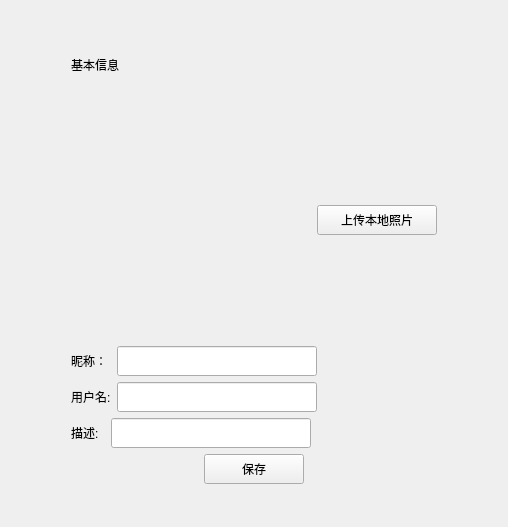
<?xml version="1.0" encoding="UTF-8"?>
<ui version="4.0">
 <class>UserInfoPage</class>
 <widget class="QWidget" name="UserInfoPage">
  <property name="geometry">
   <rect>
    <x>0</x>
    <y>0</y>
    <width>508</width>
    <height>527</height>
   </rect>
  </property>
  <property name="windowTitle">
   <string>Form</string>
  </property>
  <layout class="QHBoxLayout" name="horizontalLayout_6">
   <item>
    <spacer name="horizontalSpacer_4">
     <property name="orientation">
      <enum>Qt::Horizontal</enum>
     </property>
     <property name="sizeHint" stdset="0">
      <size>
       <width>40</width>
       <height>20</height>
      </size>
     </property>
    </spacer>
   </item>
   <item>
    <layout class="QVBoxLayout" name="verticalLayout_2">
     <property name="leftMargin">
      <number>5</number>
     </property>
     <property name="topMargin">
      <number>5</number>
     </property>
     <property name="rightMargin">
      <number>5</number>
     </property>
     <property name="bottomMargin">
      <number>5</number>
     </property>
     <item>
      <spacer name="verticalSpacer_3">
       <property name="orientation">
        <enum>Qt::Vertical</enum>
       </property>
       <property name="sizeType">
        <enum>QSizePolicy::Fixed</enum>
       </property>
       <property name="sizeHint" stdset="0">
        <size>
         <width>20</width>
         <height>40</height>
        </size>
       </property>
      </spacer>
     </item>
     <item>
      <widget class="QLabel" name="label_4">
       <property name="text">
        <string>基本信息</string>
       </property>
      </widget>
     </item>
     <item>
      <spacer name="verticalSpacer_4">
       <property name="orientation">
        <enum>Qt::Vertical</enum>
       </property>
       <property name="sizeType">
        <enum>QSizePolicy::Fixed</enum>
       </property>
       <property name="sizeHint" stdset="0">
        <size>
         <width>20</width>
         <height>40</height>
        </size>
       </property>
      </spacer>
     </item>
     <item>
      <layout class="QHBoxLayout" name="horizontalLayout">
       <item>
        <widget class="QLabel" name="head_lb">
         <property name="minimumSize">
          <size>
           <width>200</width>
           <height>200</height>
          </size>
         </property>
         <property name="maximumSize">
          <size>
           <width>200</width>
           <height>200</height>
          </size>
         </property>
         <property name="text">
          <string/>
         </property>
        </widget>
       </item>
       <item>
        <spacer name="horizontalSpacer_6">
         <property name="orientation">
          <enum>Qt::Horizontal</enum>
         </property>
         <property name="sizeType">
          <enum>QSizePolicy::Fixed</enum>
         </property>
         <property name="sizeHint" stdset="0">
          <size>
           <width>40</width>
           <height>20</height>
          </size>
         </property>
        </spacer>
       </item>
       <item>
        <widget class="QPushButton" name="up_btn">
         <property name="minimumSize">
          <size>
           <width>120</width>
           <height>30</height>
          </size>
         </property>
         <property name="maximumSize">
          <size>
           <width>120</width>
           <height>30</height>
          </size>
         </property>
         <property name="text">
          <string>上传本地照片</string>
         </property>
        </widget>
       </item>
      </layout>
     </item>
     <item>
      <spacer name="verticalSpacer_2">
       <property name="orientation">
        <enum>Qt::Vertical</enum>
       </property>
       <property name="sizeType">
        <enum>QSizePolicy::Fixed</enum>
       </property>
       <property name="sizeHint" stdset="0">
        <size>
         <width>20</width>
         <height>20</height>
        </size>
       </property>
      </spacer>
     </item>
     <item>
      <layout class="QHBoxLayout" name="horizontalLayout_2">
       <item>
        <widget class="QLabel" name="label">
         <property name="text">
          <string>昵称： </string>
         </property>
        </widget>
       </item>
       <item>
        <widget class="QLineEdit" name="nick_ed">
         <property name="minimumSize">
          <size>
           <width>200</width>
           <height>30</height>
          </size>
         </property>
         <property name="maximumSize">
          <size>
           <width>200</width>
           <height>30</height>
          </size>
         </property>
        </widget>
       </item>
       <item>
        <spacer name="horizontalSpacer">
         <property name="orientation">
          <enum>Qt::Horizontal</enum>
         </property>
         <property name="sizeHint" stdset="0">
          <size>
           <width>40</width>
           <height>20</height>
          </size>
         </property>
        </spacer>
       </item>
      </layout>
     </item>
     <item>
      <layout class="QHBoxLayout" name="horizontalLayout_3">
       <item>
        <widget class="QLabel" name="label_2">
         <property name="text">
          <string>用户名:</string>
         </property>
        </widget>
       </item>
       <item>
        <widget class="QLineEdit" name="name_ed">
         <property name="minimumSize">
          <size>
           <width>200</width>
           <height>30</height>
          </size>
         </property>
         <property name="maximumSize">
          <size>
           <width>200</width>
           <height>30</height>
          </size>
         </property>
        </widget>
       </item>
       <item>
        <spacer name="horizontalSpacer_2">
         <property name="orientation">
          <enum>Qt::Horizontal</enum>
         </property>
         <property name="sizeHint" stdset="0">
          <size>
           <width>40</width>
           <height>20</height>
          </size>
         </property>
        </spacer>
       </item>
      </layout>
     </item>
     <item>
      <layout class="QHBoxLayout" name="horizontalLayout_4">
       <item>
        <widget class="QLabel" name="label_3">
         <property name="text">
          <string>描述:  </string>
         </property>
        </widget>
       </item>
       <item>
        <widget class="QLineEdit" name="desc_ed">
         <property name="minimumSize">
          <size>
           <width>200</width>
           <height>30</height>
          </size>
         </property>
         <property name="maximumSize">
          <size>
           <width>200</width>
           <height>30</height>
          </size>
         </property>
        </widget>
       </item>
       <item>
        <spacer name="horizontalSpacer_3">
         <property name="orientation">
          <enum>Qt::Horizontal</enum>
         </property>
         <property name="sizeHint" stdset="0">
          <size>
           <width>40</width>
           <height>20</height>
          </size>
         </property>
        </spacer>
       </item>
      </layout>
     </item>
     <item>
      <layout class="QHBoxLayout" name="horizontalLayout_5">
       <item>
        <widget class="QPushButton" name="submit_btn">
         <property name="minimumSize">
          <size>
           <width>100</width>
           <height>30</height>
          </size>
         </property>
         <property name="maximumSize">
          <size>
           <width>100</width>
           <height>30</height>
          </size>
         </property>
         <property name="text">
          <string>保存</string>
         </property>
        </widget>
       </item>
      </layout>
     </item>
     <item>
      <spacer name="verticalSpacer">
       <property name="orientation">
        <enum>Qt::Vertical</enum>
       </property>
       <property name="sizeHint" stdset="0">
        <size>
         <width>20</width>
         <height>40</height>
        </size>
       </property>
      </spacer>
     </item>
    </layout>
   </item>
   <item>
    <spacer name="horizontalSpacer_5">
     <property name="orientation">
      <enum>Qt::Horizontal</enum>
     </property>
     <property name="sizeHint" stdset="0">
      <size>
       <width>40</width>
       <height>20</height>
      </size>
     </property>
    </spacer>
   </item>
  </layout>
 </widget>
 <resources/>
 <connections/>
</ui>
